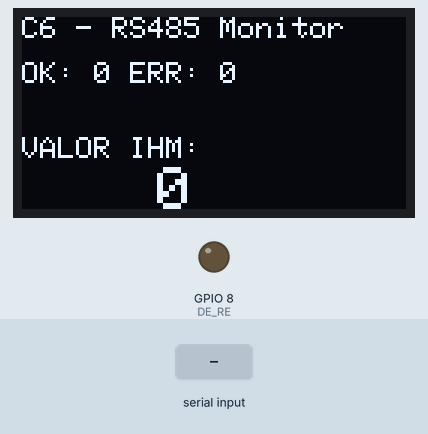
A program run on a simulated ESP32-C6. Shown: 128×64 one-colour display, output pins drawn as LEDs (lit = HIGH). The inputs (shaded band) are chosen by the test bench.

Above: at 1.2 s.
1.3 s: "<90,45>" received over the second serial link
At 2.5 s:
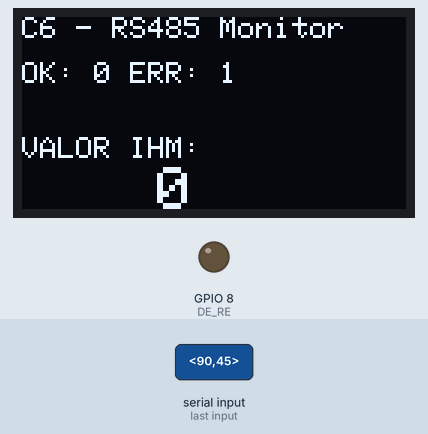
3.0 s: "<30,150>" received over the second serial link
At 3.7 s:
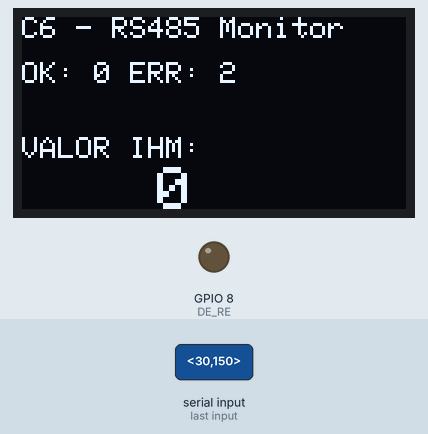
Timing chart, 0 to 6.0 s (numbered marks = the images above; inputs shaded):
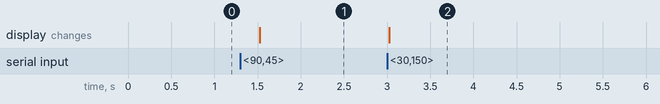

The program:

main.cpp
```cpp
#include <Arduino.h>
#include <Wire.h>
#include <Adafruit_GFX.h>
#include <Adafruit_SSD1306.h>

#define RX_PIN 7
#define TX_PIN 6
#define DE_RE 8

HardwareSerial RS485(1);
Adafruit_SSD1306 display(128, 64, &Wire, -1);

int ultimoValor = 0;
unsigned long pacotesOK = 0;
unsigned long pacotesERRO = 0;
String bufferEntrada = "";
unsigned long ultimaTela = 0;

void atualizarTela() {
  display.clearDisplay();
  display.setTextSize(1);
  display.setTextColor(WHITE);
  display.setCursor(0,0);
  display.print("C6 - RS485 Monitor");

  display.setCursor(0,15);
  display.print("OK: "); display.print(pacotesOK);
  display.print(" ERR: "); display.println(pacotesERRO);

  display.setCursor(0,40);
  display.print("VALOR IHM:");

  display.setTextSize(2);
  display.setCursor(45, 50);
  display.print(ultimoValor);

  display.display();
}

void setup() {
  pinMode(DE_RE, OUTPUT);
  digitalWrite(DE_RE, LOW); // Nasce escutando

  RS485.begin(9600, SERIAL_8N1, RX_PIN, TX_PIN);
  Wire.begin(23, 22);
  display.begin(SSD1306_SWITCHCAPVCC, 0x3C);

  atualizarTela();
}

void loop() {
  // 1. Processamento Bruto do Barramento
  while (RS485.available() > 0) {
    char c = RS485.read();
    if (c == '<') {
      bufferEntrada = ""; // Início de pacote
    }
    else if (c == '>') {
      // Fim de pacote - Hora da auditoria
      int sep = bufferEntrada.lastIndexOf(':');
      if (sep != -1) {
        String payload = bufferEntrada.substring(0, sep);
        String crcRx = bufferEntrada.substring(sep + 1);

        byte crcCalc = 0;
        for (int i=0; i<payload.length(); i++) crcCalc ^= payload[i];
        String crcCalcStr = String(crcCalc, HEX);
        crcCalcStr.toUpperCase();

        if (crcRx == crcCalcStr) {
          // PACOTE LIMPO E APROVADO!
          pacotesOK++;
          ultimoValor = payload.substring(4).toInt();

          // Envia o Recibo (ACK)
          digitalWrite(DE_RE, HIGH);
          delay(1);
          RS485.print("<ACK>");
          RS485.flush();
          digitalWrite(DE_RE, LOW);
        } else {
          // EMI: Checksum falhou
          pacotesERRO++;
        }
      } else {
        // EMI: Sinal corrompido ou cortado
        pacotesERRO++;
      }
      bufferEntrada = "";
    } else {
      bufferEntrada += c;
    }

    // Trava de segurança contra inundação de lixo
    if (bufferEntrada.length() > 25) {
      pacotesERRO++;
      bufferEntrada = "";
    }
  }

  // 2. Atualização de Tela Desacoplada (Apenas 4 vezes por segundo)
  if (millis() - ultimaTela >= 250) {
    ultimaTela = millis();
    atualizarTela();
  }
}
```

Measured:
- after the input at 1.3 s, the display: changes after 0.23 s (image 1)
- after the input at 3.0 s, the display: changes at once (image 2)
